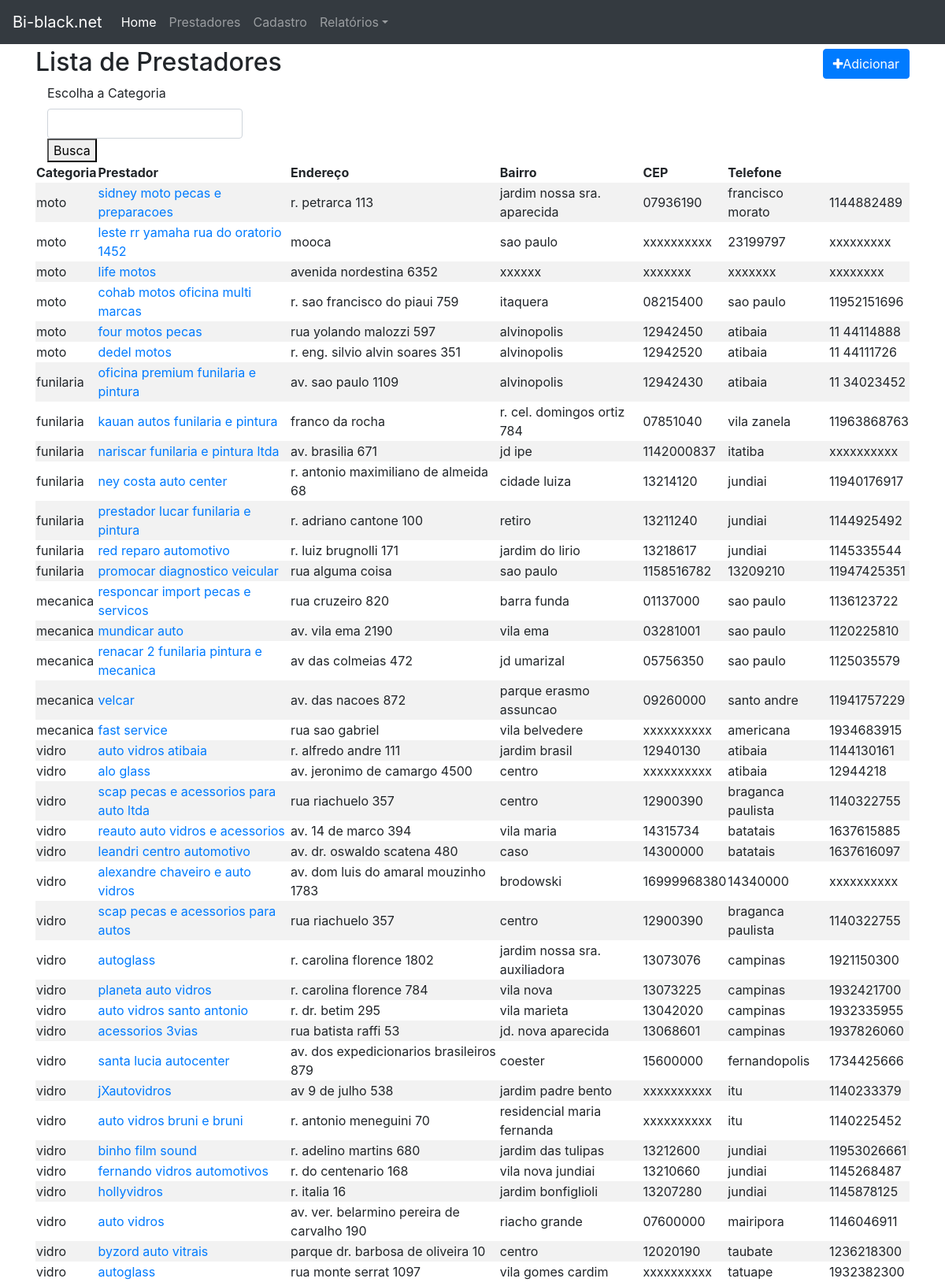
Page /lista/ on the earlier database version.
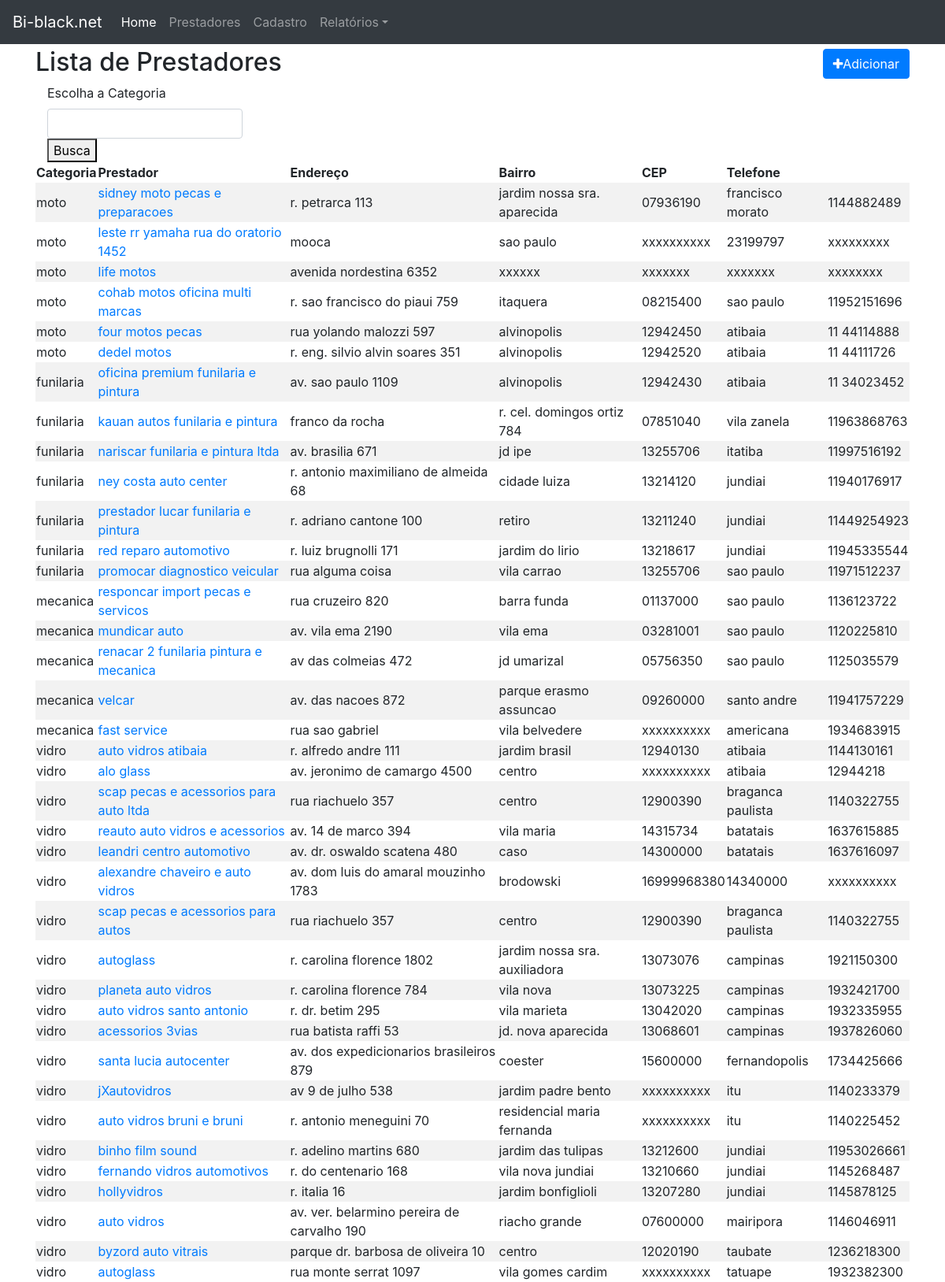
Same page on the later database version.
### buscaprest/models.py (models this page shows, shortened)
class Prestador(models.Model):
    categoria = models.CharField(max_length=60, null=True, blank=True)
    prestador = models.CharField(max_length=60, null=True, blank=True)
    endereco = models.CharField(max_length=60, null=True, blank=True)
    bairro = models.CharField(max_length=60, null=True, blank=True)
    cidade = models.CharField(max_length=60, null=True, blank=True)
    cep = models.CharField(max_length=60, null=True, blank=True)
    telefone2 = models.CharField(max_length=60, null=True, blank=True)
    class Meta:
        db_table = 'prestador'
    def get_absolute_url(self):
        return reverse_lazy('buscaprest:prestadores_detail', kwargs={'pk': self.pk})

### buscaprest/views.py (the view)
# urls.py: path('lista/', views.lista, name='buscaprest_lista'),
def lista(request):
    template_name = 'buscaprest/buscaprest_lista.html'
    search = request.GET.get('search')
    if search:
        objects = Prestador.objects.filter(categoria__icontains=search)
        context = {
            'object_list': objects
        }
        return render(request, template_name, context)
    else:
        objects = Prestador.objects.all()
        context = {
            'object_list': objects
        }
    return render(request, template_name, context)

### buscaprest/templates/buscaprest/buscaprest_lista.html (shortened to what this page needs)
{% extends "base.html" %}
{% block content %}
    <div class="page-header">
        <h2>Lista de Prestadores
            <span class="pull-right">
                <a href="{% url 'buscaprest:prestadores_add' %}">
                    <button type="button" class="btn btn-primary">
                        <span class="fa fa-plus"></span>Adicionar
                    </button>
                </a>
            </span>
        </h2>
        <div class="col-3 search-div">
             <form method="GET" id="search-form">
                 <label for="">Escolha a Categoria</label>
                 <input class="form-control" type="text" id="search" name="search">
                 <button type="submit">Busca</button>
             </form>
         </div>
        {% if object_list %}
            <table class="table-striped">
                <thead>
                <tr>
                    <th>Categoria</th>
                    <th>Prestador</th>
                    <th>Endereço</th>
                    <th>Bairro</th>
                    <th>CEP</th>
                    <th>Telefone</th>
                </tr>
                </thead>
                <tbody>
                {% for object in object_list %}
                    <tr>
                        <td>{{object.categoria}}</td>
                        <td>
                            <a href="{{ object.get_absolute_url }}">{{object.prestador}}</a>
                        </td>
                        <td>{{object.endereco}}</td>
                        <td>{{object.bairro}}</td>
                        <td>{{object.cep}}</td>
                        <td>{{object.cidade}}</td>
                        <td>{{object.telefone2}}</td>
                    </tr>
                {% endfor %}
                </tbody>
            </table>
        {% else %}
            <p class="alert alert-warning">Esta categoria não existe na lista ou foi digitada incorretamente!</p>
        {% endif %}
{% endblock %}

Differences in the rows shown:
changed Prestador "nariscar funilaria e pintura ltda": cep "1142000837" → "13255706"; telefone2 "xxxxxxxxxx" → "11997516192"
changed Prestador "prestador lucar funilaria e pintura": telefone2 "1144925492" → "11449254923"
changed Prestador "red reparo automotivo": telefone2 "1145335544" → "11945335544"
changed Prestador "promocar diagnostico veicular": bairro "sao paulo" → "vila carrao"; cep "1158516782" → "13255706"; cidade "13209210" → "sao paulo"; telefone2 "11947425351" → "11971512237"
